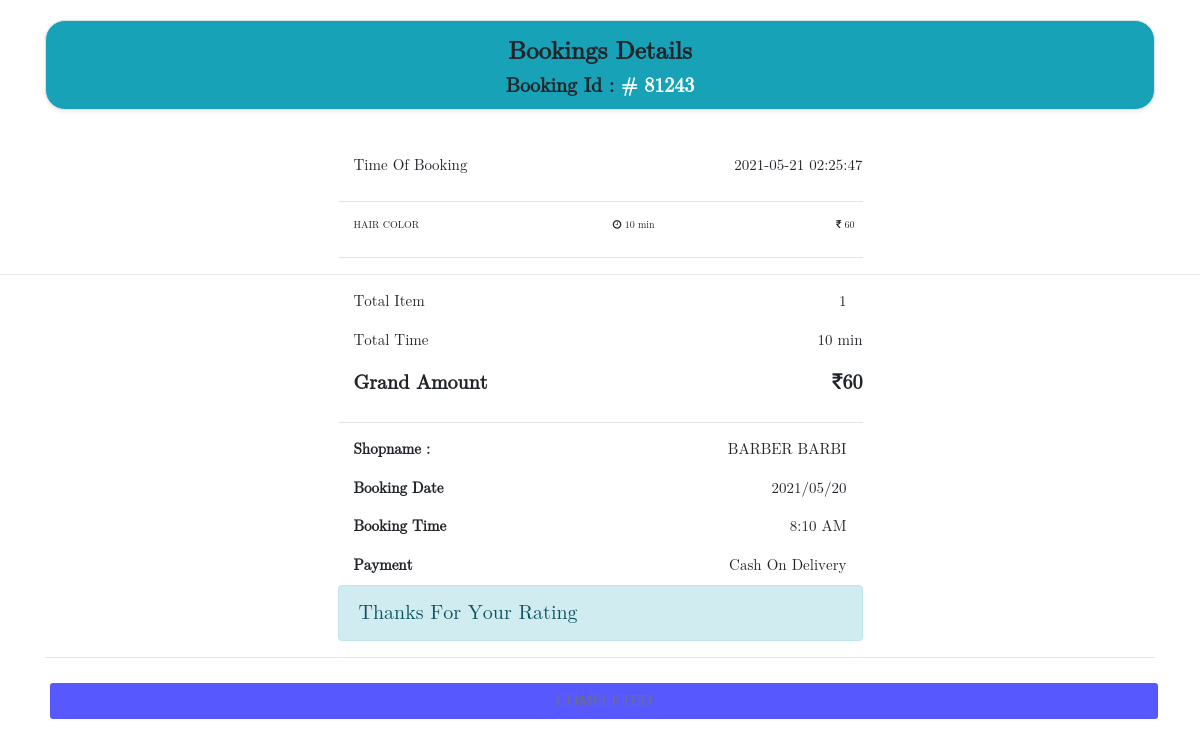
The app's page /Coustmer/view_bookings_of_customer.php?bookings_id=81243&shop_id=1&booking_status=Completed (signed in) with its own data.
### tables this page shows
CREATE TABLE `bookings` (
  `booking_no` int(255) NOT NULL,
  `booking_id` varchar(100) NOT NULL,
  `shop_id` int(100) NOT NULL,
  `shop_name` varchar(100) NOT NULL,
  `items` varchar(100) NOT NULL,
  `item_time` varchar(100) NOT NULL,
  `item_amount` varchar(100) NOT NULL,
  `booking_status` varchar(100) NOT NULL,
  `user_id` int(250) NOT NULL,
  `user_name` varchar(250) NOT NULL,
  `booking_date` varchar(255) NOT NULL,
  `booking_time` varchar(100) NOT NULL,
  `payment_method` varchar(100) NOT NULL,
  `payment_status` varchar(100) NOT NULL,
  `date_of_booking` datetime NOT NULL DEFAULT CURRENT_TIMESTAMP,
  `otp` varchar(4) NOT NULL,
  `date` varchar(10) NOT NULL,
  `total_price` varchar(255) NOT NULL
);

### Coustmer/view_bookings_of_customer.php (the view, shortened to what the rows shown need)
<!doctype html>
<html lang="en">
<head>
    <link rel="stylesheet" href="https://cdn.jsdelivr.net/npm/bootstrap@4.5.3/dist/css/bootstrap.min.css"
>
    <link rel="stylesheet" href="https://cdnjs.cloudflare.com/ajax/libs/font-awesome/4.7.0/css/font-awesome.min.css">
    <link rel="stylesheet" href="https://stackpath.bootstrapcdn.com/bootstrap/4.4.0/css/bootstrap.min.css"
>
    <link rel="stylesheet" href="https://cdnjs.cloudflare.com/ajax/libs/rateYo/2.3.2/jquery.rateyo.min.css">
</head>
<body>
    <div class="container">
        <?php
        if($_GET['booking_status']=='Cancelled'){
?>
        <div class="col-md-6 offset-md-3">
            <div class="" style="width: 100%; margin-top: 45px;">
                <div class="d-flex justify-content-between mt-2">
                    <div class="ml-3 mb-2" style="font-size: 15px; font-family: math;">Time Of Booking </div>
                    <?php
                      include '../Connection/connection.php';
                    $shop_id = $_GET['shop_id'];
                $booking_id = $_GET['bookings_id'];
                $booking_status = $_GET['booking_status'];
                $total_amount = 0;
                $total_time = 0;
                $sql1 = "select * from `bookings` where `booking_id`='$booking_id' and `shop_id`='$shop_id' and `booking_status`='$booking_status'";
                $result1 = mysqli_query($conn, $sql1);
                $nums = mysqli_num_rows($result1);
                $row1=mysqli_fetch_assoc($result1);
                ?>
                    <div class="ml-3 mb-2" style="font-size: 15px; font-family: math;">
                        <?php echo $row1['date_of_booking'] ?></div>
                </div>
                <hr>
                <?php
                $shop_id = $_GET['shop_id'];
                $booking_id = $_GET['bookings_id'];
                $booking_status = $_GET['booking_status'];
                $total_amount = 0;
                $total_time = 0;
                $offers_price=0;
                $total_amount_after_offers=0;
                $sql = "select * from `bookings` where `booking_id`='$booking_id' and `shop_id`='$shop_id' and `booking_status`='$booking_status'";
                $result = mysqli_query($conn, $sql);
                $nums = mysqli_num_rows($result);
                while ($row = mysqli_fetch_assoc($result)) {
                    $total_amount += $row['item_amount'];
                    $total_time += $row['item_time'];
                    $username = $row['user_name'];
                    $booking_time = $row['booking_time'];
                    $booking_date = $row['booking_date'];
                    $payment_method = $row['payment_method'];
                    $shopname=$row['shop_name'];
                    $total_amount_after_offers=$row['total_price'];
                ?>
                <div class="d-flex justify-content-between mt-2">
                    <div class="ml-3 mb-2" style="font-size: 10px; font-family: math;"><?php echo  $row['items'] ?>
                    </div>
                    <div class="ml-3 mb-2" style="font-size: 10px; font-family: math;"><i class="fa fa-clock-o"
                            aria-hidden="true"></i>
                        <?php echo  $row['item_time'] ?> min</div>
                    <div class="mr-2 ml-1 mb-2" style="font-size: 10px; font-family: math;"><i class="fa fa-inr"
                            aria-hidden="true"></i>
                        <?php echo  $row['item_amount'] ?> </div>
                </div>
                <hr>
                <?php
                }
                ?>
            </div>
        </div>
    </div>
    <hr>
    <div class="container">
        <div class="col-md-6 offset-md-3">
            <div class="" style="width: 100%; margin-top: 15px;">
                <div class="d-flex justify-content-between mt-2">
                    <div class="ml-3 mb-2" style="font-size: 15px; font-family: math;">Total Item</div>
                    <div class="mr-3 mb-2" style="font-size: 15px; font-family: math;"><?php echo $nums ?></div>
                </div>
                <div class="d-flex justify-content-between mt-2">
                    <div class="ml-3 mb-2" style="font-size: 15px; font-family: math;">Total Time</div>
                    <div class="ml-3 mb-2" style="font-size: 15px; font-family: math;"><?php echo $total_time ?> min
                    </div>
                </div>
                <?php
                if($total_amount_after_offers == ""){
                ?>
                <div class="d-flex justify-content-between mt-2">
                    <div class="ml-3 mb-2" style="font-size: 20px; font-family: math;"><b>Grand Amount</b></div>
                    <div class="ml-3 mb-2" style="font-size: 20px; font-family: math;">
                        <b><i class="fa fa-inr" aria-hidden="true"></i><?php echo $total_amount ?></b>
                    </div>
                </div>
                <?php  }
                else{
                    $offers_price=$total_amount-$total_amount_after_offers;
                    ?>
                <div class="d-flex justify-content-between mt-2">
                    <div class="ml-3 mb-2" style="font-size: 15px; font-family: math;"><b>Total Amount</b></div>
                    <div class="ml-3 mb-2" style="font-size: 15px; font-family: math;">
                        <b><i class="fa fa-inr" aria-hidden="true"></i><?php echo $total_amount ?></b>
                    </div>
                </div>
                <div class="d-flex justify-content-between mt-2">
                    <div class="ml-3 mb-2" style="font-size: 15px; font-family: math;"><b>Offers Discount</b></div>
                    <div class="ml-3 mb-2" style="font-size: 15px; font-family: math;">
                        <b><i class="fa fa-inr" aria-hidden="true"></i><?php echo $offers_price ?></b>
                    </div>
                </div>
                <div class="d-flex justify-content-between mt-2">
                    <div class="ml-3 mb-2" style="font-size: 20px; font-family: math;"><b>Grand Total</b></div>
                    <div class="ml-3 mb-2" style="font-size: 20px; font-family: math;">
                        <b><i class="fa fa-inr" aria-hidden="true"></i><?php echo $total_amount_after_offers ?></b>
                    </div>
                </div>
                <?php
                }
                    ?>
            </div>
            <hr>
            <div class="" style="width: 100%; margin-top: 15px;">
                <div class="d-flex justify-content-between mt-2">
                    <div class="ml-3 mb-2" style="font-size: 15px; font-family: math;"><b>Shop Name : </b></div>
                    <div class="mr-3 mb-2" style="font-size: 15px; font-family: math;"><?php echo $shopname ?></div>
                </div>
                <div class="d-flex justify-content-between mt-2">
                    <div class="ml-3 mb-2" style="font-size: 15px; font-family: math;"><b>Booking Date</b></div>
                    <div class="mr-3 mb-2" style="font-size: 15px; font-family: math;"><?php echo $booking_date ?></div>
                </div>
                <div class="d-flex justify-content-between mt-2">
                    <div class="ml-3 mb-2" style="font-size: 15px; font-family: math;"><b>Booking Time</b></div>
                    <div class="mr-3 mb-2" style="font-size: 15px; font-family: math;"><?php echo $booking_time ?></div>
                </div>
                <div class="d-flex justify-content-between mt-2">
                    <div class="ml-3 mb-2" style="font-size: 15px; font-family: math;"><b>Payment</b></div>
                    <div class="mr-3 mb-2" style="font-size: 15px; font-family: math;"><?php echo $payment_method ?>
                    </div>
                </div>
            </div>
<?php
            $result=mysqli_query($conn,"select `cancel_reason` from `booking_renter` where `booking_id`='$booking_id' and `booking_status`='$booking_status'");
$row=mysqli_fetch_assoc($result);
$reason=$row['cancel_reason'];
?>
<div class="text-center" style="color:red; font-size:22px; font-family:math;">Reason of Cancel :<?php echo $reason ?> <span style="font-family: cursive ;font-size: 20px;;"></span></div>
        </div>
        <hr>
        <button type="submit" class="btn btn-default form-control my-2 ml-1 mr-1"
            style=" background-color:red; font-family: cursive;" disabled>
            THIS ORDER IS CANCELLED
        </button>
    </div>
    <?php }
    else if($_GET['booking_status']=='Completed'){
        ?>
    <div class="col-md-6 offset-md-3">
        <div class="" style="width: 100%; margin-top: 45px;">
            <div class="d-flex justify-content-between mt-2">
                <div class="ml-3 mb-2" style="font-size: 15px; font-family: math;">Time Of Booking </div>
                <?php
                              include '../Connection/connection.php';
                            $shop_id = $_GET['shop_id'];
                        $booking_id = $_GET['bookings_id'];
                        $booking_status = $_GET['booking_status'];
                        $sql1 = "select * from `bookings` where `booking_id`='$booking_id' and `shop_id`='$shop_id' and `booking_status`='$booking_status'";
                        $result1 = mysqli_query($conn, $sql1);
                        $row1=mysqli_fetch_assoc($result1);
                        ?>
                <div class="ml-3 mb-2" style="font-size: 15px; font-family: math;">
                    <?php echo $row1['date_of_booking'] ?></div>
            </div>
            <hr>
            <?php
                        $shop_id = $_GET['shop_id'];
                        $booking_id = $_GET['bookings_id'];
                        $booking_status = $_GET['booking_status'];
                        $total_amount = 0;
                        $total_time = 0;
                        $total_amount_after_offers=0;
                        $sql = "select * from `bookings` where `booking_id`='$booking_id' and `shop_id`='$shop_id' and `booking_status`='$booking_status'";
                        $result = mysqli_query($conn, $sql);
                        $nums = mysqli_num_rows($result);
                        while ($row = mysqli_fetch_assoc($result)) {
                            $total_amount += $row['item_amount'];
                            $total_time += $row['item_time'];
                            $booking_time = $row['booking_time'];
                            $booking_date = $row['booking_date'];
                            $payment_method = $row['payment_method'];
                            $shopname=$row['shop_name'];
                            $total_amount_after_offers=$row['total_price'];
                        ?>
            <div class="d-flex justify-content-between mt-2">
                <div class="ml-3 mb-2" style="font-size: 10px; font-family: math;"><?php echo  $row['items'] ?>
                </div>
                <div class="ml-3 mb-2" style="font-size: 10px; font-family: math;"><i class="fa fa-clock-o"
                        aria-hidden="true"></i>
                    <?php echo  $row['item_time'] ?> min</div>
                <div class="mr-2 ml-1 mb-2" style="font-size: 10px; font-family: math;"><i class="fa fa-inr"
                        aria-hidden="true"></i>
                    <?php echo  $row['item_amount'] ?> </div>
            </div>
            <hr>
            <?php
                        }
                        ?>
        </div>
    </div>
    </div>
    <hr>
    <div class="container">
        <div class="col-md-6 offset-md-3">
            <div class="" style="width: 100%; margin-top: 15px;">
                <div class="d-flex justify-content-between mt-2">
                    <div class="ml-3 mb-2" style="font-size: 15px; font-family: math;">Total Item</div>
                    <div class="mr-3 mb-2" style="font-size: 15px; font-family: math;"><?php echo $nums ?></div>
                </div>
                <div class="d-flex justify-content-between mt-2">
                    <div class="ml-3 mb-2" style="font-size: 15px; font-family: math;">Total Time</div>
                    <div class="ml-3 mb-2" style="font-size: 15px; font-family: math;"><?php echo $total_time ?> min
                    </div>
                </div>
                <?php
                if($total_amount_after_offers == ""){
                ?>
                <div class="d-flex justify-content-between mt-2">
                    <div class="ml-3 mb-2" style="font-size: 20px; font-family: math;"><b>Grand Amount</b></div>
                    <div class="ml-3 mb-2" style="font-size: 20px; font-family: math;">
                        <b><i class="fa fa-inr" aria-hidden="true"></i><?php echo $total_amount ?></b>
                    </div>
                </div>
                <?php
                }
                    ?>
            </div>
            <hr>
            <div class="" style="width: 100%; margin-top: 15px;">
                <div class="d-flex justify-content-between mt-2">
                    <div class="ml-3 mb-2" style="font-size: 15px; font-family: math;"><b>Shopname : </b></div>
                    <div class="mr-3 mb-2" style="font-size: 15px; font-family: math;"><?php echo $shopname ?>
                    </div>
                </div>
                <div class="d-flex justify-content-between mt-2">
                    <div class="ml-3 mb-2" style="font-size: 15px; font-family: math;"><b>Booking Date</b></div>
                    <div class="mr-3 mb-2" style="font-size: 15px; font-family: math;"><?php echo $booking_date ?>
                    </div>
                </div>
                <div class="d-flex justify-content-between mt-2">
                    <div class="ml-3 mb-2" style="font-size: 15px; font-family: math;"><b>Booking Time</b></div>
                    <div class="mr-3 mb-2" style="font-size: 15px; font-family: math;"><?php echo $booking_time ?>
                    </div>
                </div>
                <div class="d-flex justify-content-between mt-2">
                    <div class="ml-3 mb-2" style="font-size: 15px; font-family: math;"><b>Payment</b></div>
                    <div class="mr-3 mb-2" style="font-size: 15px; font-family: math;"><?php echo $payment_method ?>
                    </div>
                </div>
            </div>
            <?php
$result=mysqli_query($conn,"select `rating` from `booking_renter` where `booking_id`='$booking_id' and `booking_status`='$booking_status'");
$row=mysqli_fetch_assoc($result);
if($row['rating']==""){
?>
            <form action="rating.php?booking_id=<?php echo $booking_id ?>&booking_status=<?php echo $booking_status ?>&shop_id=<?php echo $shop_id ?>" method="post">
                    <div class="form-group rateyo" style="margin-left: 65px;" id="rating" data-rateyo-rating="4" data-rateyo-num-stars="5"
                        data-rateyo-score="3">
                    </div>
                    <span class='result' style="font-size: 25px; font-family: math; color:yellowgreen;">0</span>
                <input type="hidden" name="rating">
                <div class="form-group"><button type="submit" name="add"
                        class="btn btn-outline-success form-control">Done</button></div>
            </form>
<?php }
else{
echo '<div class="alert alert-info" role="alert">
<span class="text-center" style="font-size:20px; font-family:math;">Thanks For Your Rating </span>
</div>';
}
?>
        </div>
        <hr>
        <button type="submit" class="btn btn-default form-control my-2 ml-1 mr-1"
            style=" background-color:blue; font-family: cursive;" disabled>
        </button>
    </div>
    <?php
                } ?>
</body>
</html>

### records on screen
bookings: date_of_booking "2021-05-21 02:25:47", items "HAIR COLOR", item_time "10", item_amount "60", shop_name "BARBER BARBI", booking_date "2021/05/20", booking_time "8:10 AM", payment_method "Cash On Delivery"

### other values on screen
$_GET['bookings_id'] "81243"
$nums "1"
$total_time "10"
$total_amount "60"
